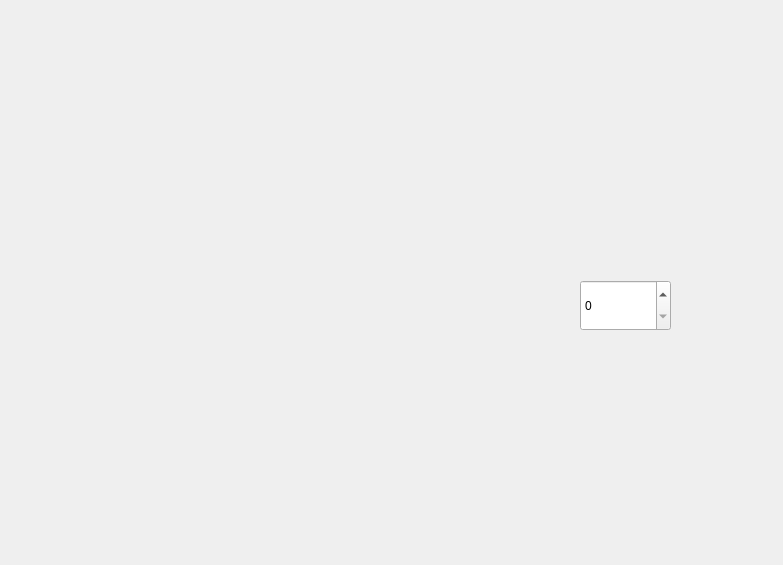
<?xml version="1.0" encoding="UTF-8"?>
<ui version="4.0">
 <class>Widget</class>
 <widget class="QWidget" name="Widget">
  <property name="geometry">
   <rect>
    <x>0</x>
    <y>0</y>
    <width>783</width>
    <height>565</height>
   </rect>
  </property>
  <property name="windowTitle">
   <string>Widget</string>
  </property>
  <widget class="QSpinBox" name="spinBox">
   <property name="geometry">
    <rect>
     <x>580</x>
     <y>280</y>
     <width>91</width>
     <height>51</height>
    </rect>
   </property>
   <property name="buttonSymbols">
    <enum>QAbstractSpinBox::UpDownArrows</enum>
   </property>
  </widget>
 </widget>
 <layoutdefault spacing="6" margin="11"/>
 <resources/>
 <connections/>
</ui>
